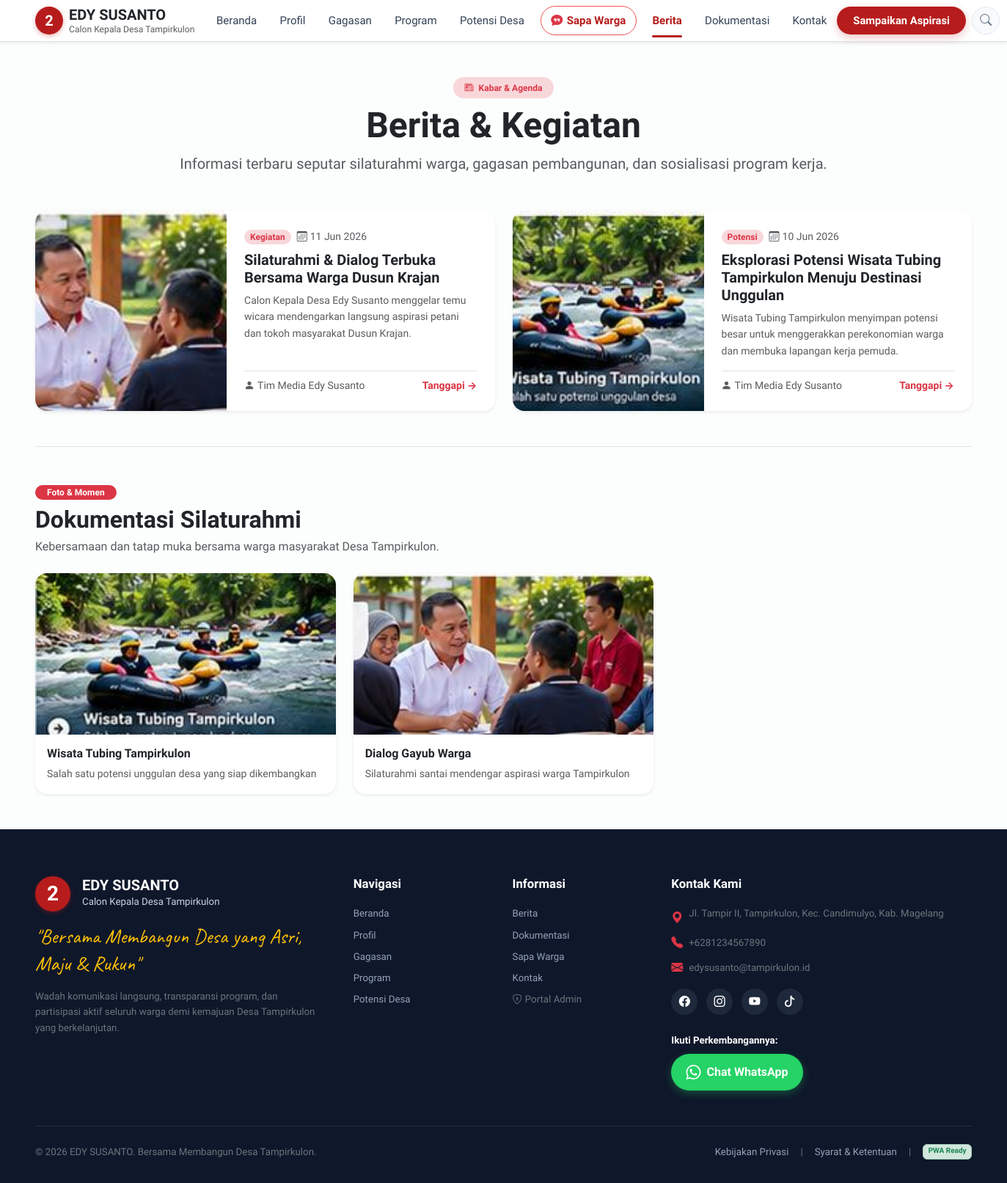
The page /index.php?page=berita on the database its author committed.
### tables this page shows
CREATE TABLE IF NOT EXISTS `berita` (
  `id` INT AUTO_INCREMENT PRIMARY KEY,
  `judul` VARCHAR(255) NOT NULL,
  `slug` VARCHAR(255) NOT NULL UNIQUE,
  `ringkasan` TEXT NOT NULL,
  `konten` LONGTEXT NOT NULL,
  `foto` VARCHAR(255) DEFAULT NULL,
  `kategori` VARCHAR(60) DEFAULT 'Kegiatan',
  `penulis` VARCHAR(100) DEFAULT 'Tim Edy Susanto',
  `dibaca` INT DEFAULT 0,
  `created_at` TIMESTAMP DEFAULT CURRENT_TIMESTAMP
);

CREATE TABLE IF NOT EXISTS `galeri` (
  `id` INT AUTO_INCREMENT PRIMARY KEY,
  `judul` VARCHAR(200) NOT NULL,
  `deskripsi` TEXT DEFAULT NULL,
  `foto` VARCHAR(255) NOT NULL,
  `kategori` VARCHAR(60) DEFAULT 'Dokumentasi',
  `jumlah_foto` VARCHAR(50) DEFAULT NULL,
  `created_at` TIMESTAMP DEFAULT CURRENT_TIMESTAMP
);

### includes/functions.php (called while the page is built, shortened)
<?php
function e($string) {
    return htmlspecialchars((string)$string, ENT_QUOTES, 'UTF-8');
}
function format_tanggal_id($datetime, $withTime = false) {
    $time = strtotime($datetime);
    $bulanIndo = [
        1 => 'Jan', 2 => 'Feb', 3 => 'Mar', 4 => 'Apr', 5 => 'Mei', 6 => 'Jun',
        7 => 'Jul', 8 => 'Agu', 9 => 'Sep', 10 => 'Okt', 11 => 'Nov', 12 => 'Des'
    ];
    $d = date('d', $time);
    $m = $bulanIndo[(int)date('m', $time)];
    $y = date('Y', $time);
    return "$d $m $y";
}

### pages/berita.php (the view, shortened to what this page needs)
<?php
$stmtBerita = $pdo->query("SELECT * FROM berita ORDER BY created_at DESC");
$beritaList = $stmtBerita->fetchAll();
$stmtGaleri = $pdo->query("SELECT * FROM galeri ORDER BY created_at DESC");
$galeriList = $stmtGaleri->fetchAll();
?>
<div class="container-custom py-5">
  <div class="text-center max-w-700 mx-auto mb-5">
    <span class="badge bg-danger-subtle text-danger fw-bold px-3 py-2 rounded-pill mb-2">
      <i class="bi bi-newspaper me-1"></i> Kabar &amp; Agenda
    </span>
    <h1 class="fw-bold display-5 text-dark mb-2">Berita &amp; Kegiatan</h1>
    <p class="text-muted fs-5">Informasi terbaru seputar silaturahmi warga, gagasan pembangunan, dan sosialisasi program kerja.</p>
  </div>
  <div class="row g-4 mb-5">
    <?php foreach ($beritaList as $item): ?>
    <div class="col-lg-6">
      <div class="card border-0 shadow-sm rounded-4 overflow-hidden h-100 bg-white">
        <div class="row g-0 h-100">
          <?php if (!empty($item['foto'])): ?>
          <div class="col-md-5">
            <img src="<?= e($item['foto']) ?>" alt="<?= e($item['judul']) ?>" class="w-100 h-100 object-fit-cover" style="min-height: 200px;">
          </div>
          <?php endif; ?>
          <div class="<?= !empty($item['foto']) ? 'col-md-7' : 'col-12' ?> p-4 d-flex flex-column">
            <div class="d-flex align-items-center gap-2 mb-2">
              <span class="badge bg-danger-subtle text-danger rounded-pill px-2 py-1 small"><?= e($item['kategori']) ?></span>
              <small class="text-muted"><i class="bi bi-calendar3 me-1"></i><?= format_tanggal_id($item['created_at']) ?></small>
            </div>
            <h5 class="fw-bold text-dark mb-2"><?= e($item['judul']) ?></h5>
            <p class="text-muted small mb-3 flex-grow-1"><?= e($item['ringkasan']) ?></p>
            <div class="d-flex justify-content-between align-items-center pt-2 border-top">
              <small class="text-muted"><i class="bi bi-person-fill me-1"></i><?= e($item['penulis']) ?></small>
              <a href="index.php?page=sapa-warga#formAspirasi" class="text-danger fw-bold small text-decoration-none">
                Tanggapi &rarr;
              </a>
            </div>
          </div>
        </div>
      </div>
    </div>
    <?php endforeach; ?>
  </div>
  <div id="dokumentasi" class="pt-5 border-top">
    <div class="d-flex flex-column flex-md-row justify-content-between align-items-start align-items-md-end mb-4">
      <div>
        <span class="badge bg-danger text-white rounded-pill px-3 py-1 mb-2">Foto &amp; Momen</span>
        <h2 class="fw-bold text-dark mb-1">Dokumentasi Silaturahmi</h2>
        <p class="text-muted mb-0">Kebersamaan dan tatap muka bersama warga masyarakat Desa Tampirkulon.</p>
      </div>
    </div>
    <div class="row g-4">
      <?php foreach ($galeriList as $g): ?>
      <div class="col-md-6 col-lg-4">
        <div class="card border-0 shadow-sm rounded-4 overflow-hidden h-100 bg-white">
          <img src="<?= e($g['foto']) ?>" alt="<?= e($g['judul']) ?>" class="card-img-top" style="height: 220px; object-fit: cover;">
          <div class="p-3">
            <h6 class="fw-bold text-dark mb-1"><?= e($g['judul']) ?></h6>
            <small class="text-muted"><?= e($g['deskripsi']) ?></small>
          </div>
        </div>
      </div>
      <?php endforeach; ?>
    </div>
  </div>
</div>

### assets/css/style.css (style rules this page uses)
:root { --color-primary: #b71c1c; --color-primary-dark: #8e0000; --color-primary-light: #d32f2f; --color-primary-soft: #fff5f5; --color-asri: #2e7d32; --color-asri-soft: #e8f5e9; --color-maju: #c62828; --color-maju-soft: #ffebee; --color-rukun: #ef6c00; --color-rukun-soft: #fff3e0; --color-dark: #1e293b; --color-muted: #64748b; --color-border: #f1f5f9; --shadow-sm: 0 2px 8px rgba(0, 0, 0, 0.04); --shadow-card: 0 6px 20px rgba(0, 0, 0, 0.06); --shadow-hover: 0 12px 28px rgba(0, 0, 0, 0.1); --radius-card: 16px; --radius-pill: 50px; --font-main: 'Plus Jakarta Sans', system-ui, -apple-system, sans-serif; --font-handwrite: 'Caveat', cursive, serif; }
body { font-family: var(--font-main); color: var(--color-dark); background-color: #fcfdfd; line-height: 1.6; overflow-x: hidden; padding-bottom: 70px; }
@media (min-width: 768px) { body { padding-bottom: 0; } }
.container-custom { width: 100%; max-width: 1440px; margin-left: auto; margin-right: auto; padding-left: 1.5rem; padding-right: 1.5rem; }
@media (min-width: 1200px) { .container-custom { padding-left: 3rem; padding-right: 3rem; } }

### rows shown on the page
berita: foto (picture), kategori "Kegiatan", created_at "11 Jun 2026", judul "Silaturahmi & Dialog Terbuka Bersama Warga Dusun Krajan", ringkasan "Calon Kepala Desa Edy Susanto menggelar temu wicara mendengarkan langsung aspirasi petani dan tokoh masyarakat Dusun Krajan.", penulis "Tim Media Edy Susanto"
berita: foto (picture), kategori "Potensi", created_at "10 Jun 2026", judul "Eksplorasi Potensi Wisata Tubing Tampirkulon Menuju Destinasi Unggulan", ringkasan "Wisata Tubing Tampirkulon menyimpan potensi besar untuk menggerakkan perekonomian warga dan membuka lapangan kerja pemuda.", penulis "Tim Media Edy Susanto"
galeri: foto (picture), judul "Wisata Tubing Tampirkulon", deskripsi "Salah satu potensi unggulan desa yang siap dikembangkan"
galeri: foto (picture), judul "Dialog Gayub Warga", deskripsi "Silaturahmi santai mendengar aspirasi warga Tampirkulon"

### other values the page prints
NO_URUT "2"
APP_NAME "EDY SUSANTO"
APP_TITLE "Calon Kepala Desa Tampirkulon"
TAGLINE "Bersama Membangun Desa yang Asri, Maju & Rukun"
ALAMAT_DESA "Jl. Tampir II, Tampirkulon, Kec. Candimulyo, Kab. Magelang"
WHATSAPP_NUMBER "6281234567890"
EMAIL_DESA "edysusanto@tampirkulon.id"
